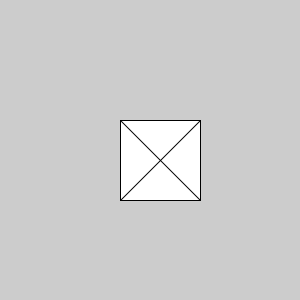
Frame 1 (no input)
Frame 60 (the mouse pressed at the canvas centre just before this capture): identical to frame 1, image omitted
Frame 120 (the mouse held since frame 60 and released just before this capture): identical to frame 1, image omitted

The Processing sketch that drew this single still picture (run headless with seeded random() and noise(); from frame 60 on, the mouse is pressed at the canvas centre):

// Processing sketch: processing_82677
// ── processing_82677.pde

int xPos;
int yPos; 

void setup(){  
size(300,300); 
xPos = width/4; 
yPos = height/4; 

}

void draw(){


//translate (xPos, yPos); 
//fill(255,10);
rect (120,120, 80, 80);
line (120,120, 200, 200); 
line (120, 200, 200, 120);



}
